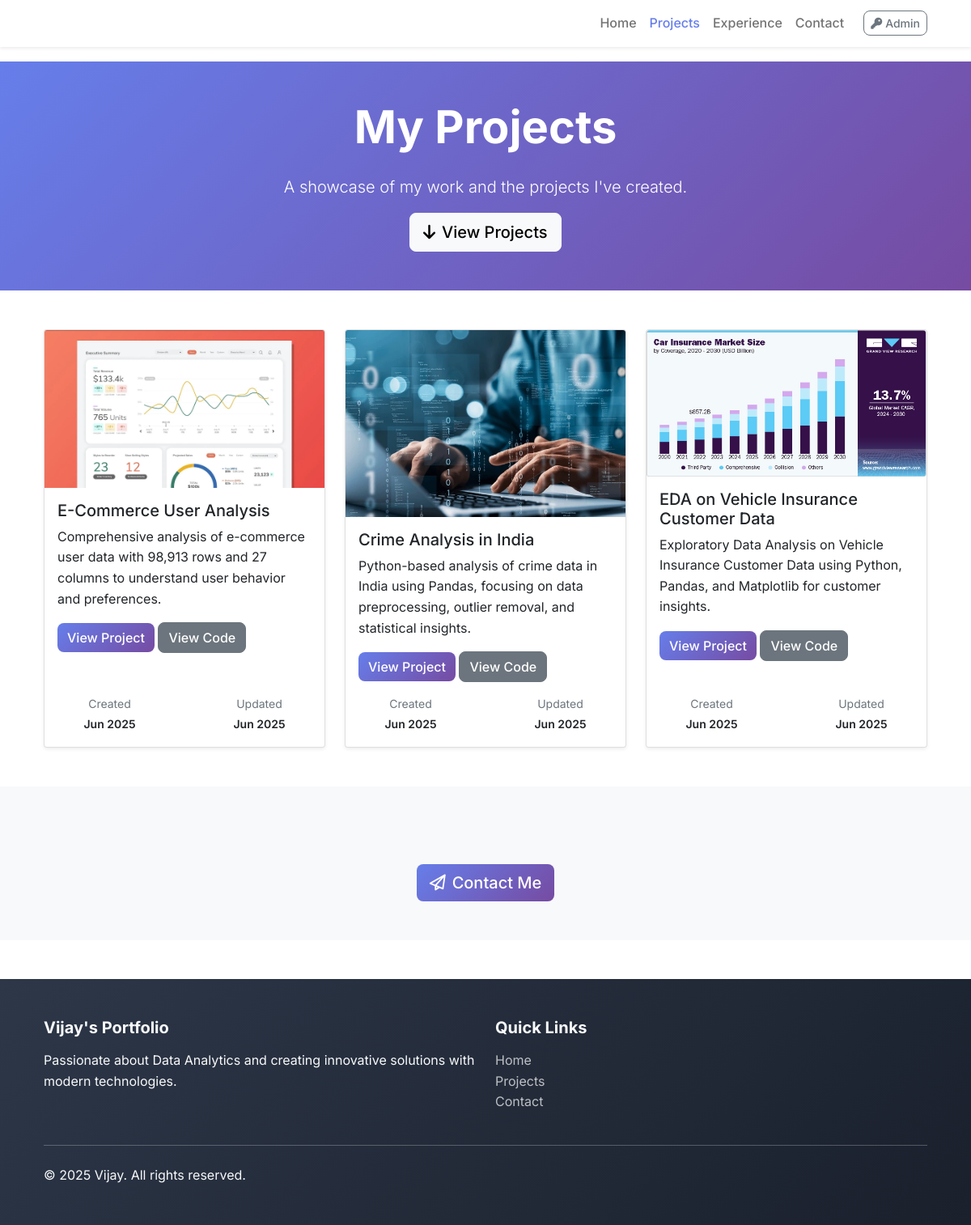
/projects/, run on the app's committed database.
### portfolio/models.py (models this page shows, shortened)
class Project(models.Model):
    PROJECT_TYPES = [
        ('web', 'Web Application'),
        ('mobile', 'Mobile Application'),
        ('desktop', 'Desktop Application'),
        ('api', 'API/Backend'),
        ('data', 'Data Science/ML'),
        ('other', 'Other'),
    ]
    title = models.CharField(max_length=200)
    slug = models.SlugField(unique=True)
    description = models.TextField()
    short_description = models.CharField(max_length=300, help_text="Brief description for project cards")
    project_type = models.CharField(max_length=20, choices=PROJECT_TYPES, default='web')
    technologies = models.ManyToManyField(Skill, related_name='projects', blank=True)
    image = models.ImageField(upload_to='projects/', blank=True, null=True)
    live_url = models.URLField(blank=True, help_text="Live project URL")
    github_url = models.URLField(blank=True, help_text="GitHub repository URL")
    demo_url = models.URLField(blank=True, help_text="Demo/video URL")
    is_featured = models.BooleanField(default=False)
    is_published = models.BooleanField(default=True)
    order = models.IntegerField(default=0, help_text="Order for display")
    created_at = models.DateTimeField(auto_now_add=True)
    updated_at = models.DateTimeField(auto_now=True)
    class Meta:
        ordering = ['-is_featured', 'order', '-created_at']

### portfolio/views.py (the view)
# urls.py: path('projects/', views.projects, name='projects'),
def projects(request):
    portfolio_projects = Project.objects.filter(
        is_published=True
    ).order_by('order', '-created_at')
    featured_projects = portfolio_projects.filter(is_featured=True)
    project_types = Project.objects.filter(
        is_published=True
    ).values_list('project_type', flat=True).distinct()
    context = {
        'projects': portfolio_projects,
        'featured_projects': featured_projects,
        'project_types': project_types,
    }
    return render(request, 'portfolio/projects.html', context)

### templates/portfolio/projects.html (shortened to what this page needs)
{% extends 'portfolio/base.html' %}
{% load static %}
{% block content %}
<!DOCTYPE html>
<html lang="en">
<head>
    <link rel="stylesheet" href="https://cdnjs.cloudflare.com/ajax/libs/bootstrap/5.1.3/css/bootstrap.min.css">
    <link rel="stylesheet" href="https://cdnjs.cloudflare.com/ajax/libs/font-awesome/6.0.0-beta3/css/all.min.css">
    <link rel="stylesheet" href="https://unpkg.com/aos@next/dist/aos.css" />
    <link rel="stylesheet" href="/static/css/style.css">
</head>
<body>
    <section class="projects-hero bg-gradient-primary text-white py-5" data-aos="fade-down">
        <div class="container text-center">
            <h1 class="display-4 fw-bold mb-4">My Projects</h1>
            <p class="lead mb-0">A showcase of my work and the projects I've created.</p>
            <a href="#projects-container" class="btn btn-light btn-lg mt-3" data-aos="zoom-in">
                <i class="fas fa-arrow-down me-2"></i>View Projects
            </a>
        </div>
    </section>
    <section class="projects-grid py-5">
        <div class="container">
            {% if projects %}
            <div class="row g-4" id="projects-container">
                {% for project in projects %} <div class="col-md-6 col-lg-4" data-aos="fade-up"
                    data-aos-delay="{{ forloop.counter0|add:'1' }}00">
                    <div class="card h-100 shadow-sm">
                        <img src="{{ project.image.url }}" class="card-img-top" alt="{{ project.title }}">
                        <div class="card-body">
                            <h5 class="card-title">{{ project.title }}</h5>
                            <p class="card-text">{{ project.short_description }}</p>
                            <a href="{% url 'portfolio:project_detail' project.slug %}" class="btn btn-primary">View
                                Project</a>
                            {% if project.github_url %}
                            <a href="{{ project.github_url }}" class="btn btn-secondary" target="_blank">View Code</a>
                            {% endif %}
                        </div>
                        <div class="project-stats mb-3">
                            <div class="row text-center">
                                <div class="col-6">
                                    <small class="text-muted d-block">Created</small>
                                    <small class="fw-semibold">{{ project.created_at|date:"M Y" }}</small>
                                </div>
                                <div class="col-6">
                                    <small class="text-muted d-block">Updated</small>
                                    <small class="fw-semibold">{{ project.updated_at|date:"M Y" }}</small>
                                </div>
                            </div>
                        </div>
                    </div>
                </div>
                {% endfor %}
            </div>
            {% endif %}
        </div>
    </section>
    <section class="education-section py-5 bg-light" data-aos="fade-up">
        <div class="text-center mt-5">
            <a href="/contact/" class="btn btn-primary btn-lg" data-aos="zoom-in-up">
                <i class="far fa-paper-plane me-2"></i>Contact Me
            </a>
        </div>
    </section>
</body>
</html>
{% endblock %}

### templates/portfolio/base.html (shortened to what this page needs)
<!DOCTYPE html>
<html lang="en">
<head>
    <link href="https://cdn.jsdelivr.net/npm/bootstrap@5.3.0/dist/css/bootstrap.min.css" rel="stylesheet">
    <link rel="stylesheet" href="https://cdnjs.cloudflare.com/ajax/libs/font-awesome/6.4.0/css/all.min.css">
    <link href="https://unpkg.com/aos@2.3.1/dist/aos.css" rel="stylesheet">
    {% load static %}
    <link rel="stylesheet" href="{% static 'css/style.css' %}">
</head>
<body>
    <nav class="navbar navbar-expand-lg navbar-light bg-white shadow-sm fixed-top">
        <div class="container">
            <div class="collapse navbar-collapse" id="navbarNav">
                <ul class="navbar-nav ms-auto">
                    <li class="nav-item">
                        <a class="nav-link {% if request.resolver_match.url_name == 'home' %}active{% endif %}"
                            href="{% url 'portfolio:home' %}">Home</a>
                    </li>
                    <li class="nav-item">
                        <a class="nav-link {% if request.resolver_match.url_name == 'projects' %}active{% endif %}"
                            href="{% url 'portfolio:projects' %}">Projects</a>
                    </li>
                    <li class="nav-item">
                        <a class="nav-link {% if request.resolver_match.url_name == 'experience' %}active{% endif %}"
                            href="{% url 'portfolio:experience' %}">Experience</a>
                    </li>
                    <li class="nav-item">
                        <a class="nav-link {% if request.resolver_match.url_name == 'contact' %}active{% endif %}"
                            href="{% url 'portfolio:contact' %}">Contact</a>
                    </li>
                </ul>
                <div class="d-flex align-items-center ms-3">
                    {% if user.is_authenticated and user.is_staff %}
                    <div class="dropdown">
                        <button class="btn btn-outline-primary btn-sm dropdown-toggle" type="button" id="adminDropdown"
                            data-bs-toggle="dropdown" aria-expanded="false">
                            <i class="fas fa-cog me-1"></i>Admin Panel
                        </button>
                        <ul class="dropdown-menu dropdown-menu-end" aria-labelledby="adminDropdown">
                            <li>
                                <h6 class="dropdown-header">
                                    <i class="fas fa-user me-1"></i>{{ user.first_name|default:user.username }}
                                </h6>
                            </li>
                            <li>
                                <hr class="dropdown-divider">
                            </li>
                            <li><a class="dropdown-item" href="{% url 'portfolio:dashboard_home' %}">
                                    <i class="fas fa-tachometer-alt me-2"></i>Dashboard
                                </a></li>
                            <li><a class="dropdown-item" href="{% url 'portfolio:quick_edit_about' %}">
                                    <i class="fas fa-user-edit me-2"></i>Edit About
                                </a></li>
                            <li><a class="dropdown-item" href="{% url 'portfolio:manage_projects' %}">
                                    <i class="fas fa-project-diagram me-2"></i>Manage Projects
                                </a></li>
                            <li><a class="dropdown-item" href="{% url 'portfolio:manage_skills' %}">
                                    <i class="fas fa-cogs me-2"></i>Manage Skills
                                </a></li>
                            <li>
                                <hr class="dropdown-divider">
                            </li>
                            <li><a class="dropdown-item" href="{% url 'portfolio:admin_profile' %}">
                                    <i class="fas fa-user-cog me-2"></i>Profile Settings
                                </a></li>
                            <li><a class="dropdown-item" href="/admin/">
                                    <i class="fas fa-tools me-2"></i>Django Admin
                                </a></li>
                            <li>
                                <hr class="dropdown-divider">
                            </li>
                            <li><a class="dropdown-item text-danger" href="{% url 'portfolio:admin_logout' %}">
                                    <i class="fas fa-sign-out-alt me-2"></i>Logout
                                </a></li>
                        </ul>
                    </div>
                    {% else %}
                    <a href="{% url 'portfolio:admin_login' %}" class="btn btn-outline-secondary btn-sm"
                        title="Admin Login">
                        <i class="fas fa-key me-1"></i>Admin
                    </a>
                    {% endif %}
                </div>
            </div>
        </div>
    </nav>
    <main>
        {% block content %}{% endblock %}
    </main>
    <footer class="bg-dark text-light py-5 mt-5">
        <div class="container">
            <div class="row">
                <div class="col-md-6">
                    <h5 class="fw-bold mb-3">Vijay's Portfolio</h5>
                    <p class="mb-3">Passionate about Data Analytics and creating innovative solutions with modern
                        technologies.</p>
                </div>
                <div class="col-md-6">
                    <h5 class="fw-bold mb-3">Quick Links</h5>
                    <ul class="list-unstyled">
                        <li><a href="{% url 'portfolio:home' %}" class="text-light-50 text-decoration-none">Home</a>
                        </li>
                        <li><a href="{% url 'portfolio:projects' %}"
                                class="text-light-50 text-decoration-none">Projects</a></li>
                        <li><a href="{% url 'portfolio:contact' %}"
                                class="text-light-50 text-decoration-none">Contact</a></li>
                    </ul>
                </div>
            </div>
            <hr class="my-4">
            <div class="row align-items-center">
                <div class="col-md-6">
                    <p class="mb-0">&copy; {% now "Y" %} Vijay. All rights reserved.</p>
                </div>
            </div>
        </div>
    </footer>
</body>
</html>

### static/css/style.css (style rules this page uses)
:root { --primary-color: #667eea; --secondary-color: #764ba2; --dark-color: #2d3748; --light-color: #f7fafc; --text-muted: #718096; }
body { font-family: 'Inter', sans-serif; line-height: 1.6; padding-top: 76px; }
.navbar { backdrop-filter: blur(10px); background-color: rgba(255, 255, 255, 0.95) !important; }
.nav-link { font-weight: 500; transition: color 0.3s ease; }
.nav-link.active { color: var(--primary-color) !important; }
.btn { border-radius: 8px; font-weight: 500; transition: all 0.3s ease; }
.btn-primary { background: linear-gradient(135deg, var(--primary-color), var(--secondary-color)); border: none; }
footer { background: linear-gradient(135deg, var(--dark-color) 0%, #1a202c 100%); }
.text-light-50 { color: rgba(255, 255, 255, 0.7) !important; }
.bg-gradient-primary { background: linear-gradient(135deg, var(--primary-color), var(--secondary-color)); }

### data on the page
Project: image (picture), title "E-Commerce User Analysis", short_description "Comprehensive analysis of e-commerce user data with 98,913 rows and 27 columns to understand user behavior and preferences.", created_at "Jun 2025", updated_at "Jun 2025"
Project: image (picture), title "Crime Analysis in India", short_description "Python-based analysis of crime data in India using Pandas, focusing on data preprocessing, outlier removal, and statistical insights.", created_at "Jun 2025", updated_at "Jun 2025"
Project: image (picture), title "EDA on Vehicle Insurance Customer Data", short_description "Exploratory Data Analysis on Vehicle Insurance Customer Data using Python, Pandas, and Matplotlib for customer insights.", created_at "Jun 2025", updated_at "Jun 2025"
